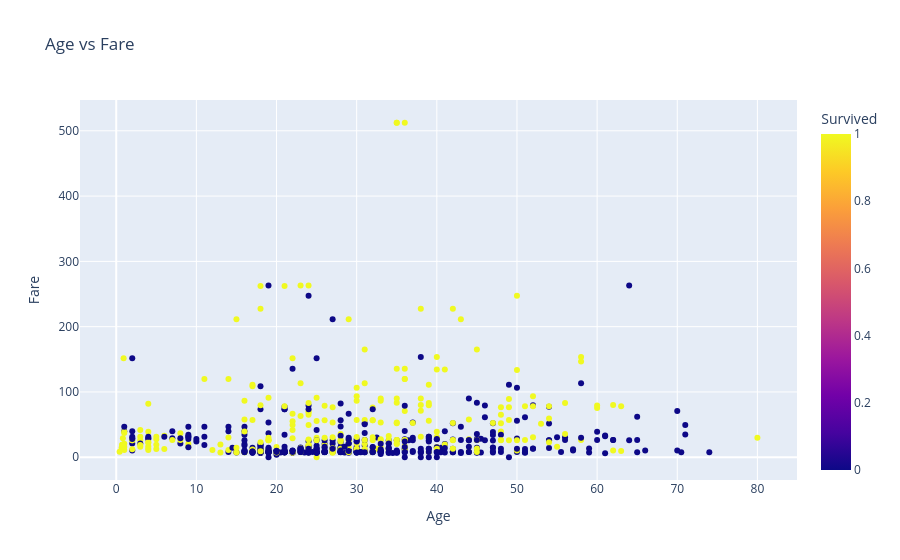

The notebook cell saved with this chart:
### Code cell
fig = px.scatter(
    df,
    x='Age',
    y='Fare',
    color='Survived',
    title='Age vs Fare'
)

fig.show()

### Figure 1 — Plotly figure (JSON) as saved in the notebook; plotly's stock layout.template omitted (floating-point values rounded to 4 significant figures; data arrays with more than 128 entries replaced by an {"elided": "..."} marker saying what was removed)
{"data": [{"hovertemplate": "Age=%{x}<br>Fare=%{y}<br>Survived=%{marker.color}<extra></extra>", "legendgroup": "", "marker": {"color": {"elided": "891 int values"}, "coloraxis": "coloraxis", "symbol": "circle"}, "mode": "markers", "name": "", "orientation": "v", "showlegend": false, "type": "scatter", "x": {"elided": "891 float values"}, "xaxis": "x", "y": {"elided": "891 float values"}, "yaxis": "y"}], "layout": {"coloraxis": {"colorbar": {"title": {"text": "Survived"}}, "colorscale": [[0, "#0d0887"], [0.1111, "#46039f"], [0.2222, "#7201a8"], [0.3333, "#9c179e"], [0.4444, "#bd3786"], [0.5556, "#d8576b"], [0.6667, "#ed7953"], [0.7778, "#fb9f3a"], [0.8889, "#fdca26"], [1, "#f0f921"]]}, "legend": {"tracegroupgap": 0}, "title": {"text": "Age vs Fare"}, "xaxis": {"anchor": "y", "domain": [0, 1], "title": {"text": "Age"}}, "yaxis": {"anchor": "x", "domain": [0, 1], "title": {"text": "Fare"}}}}
